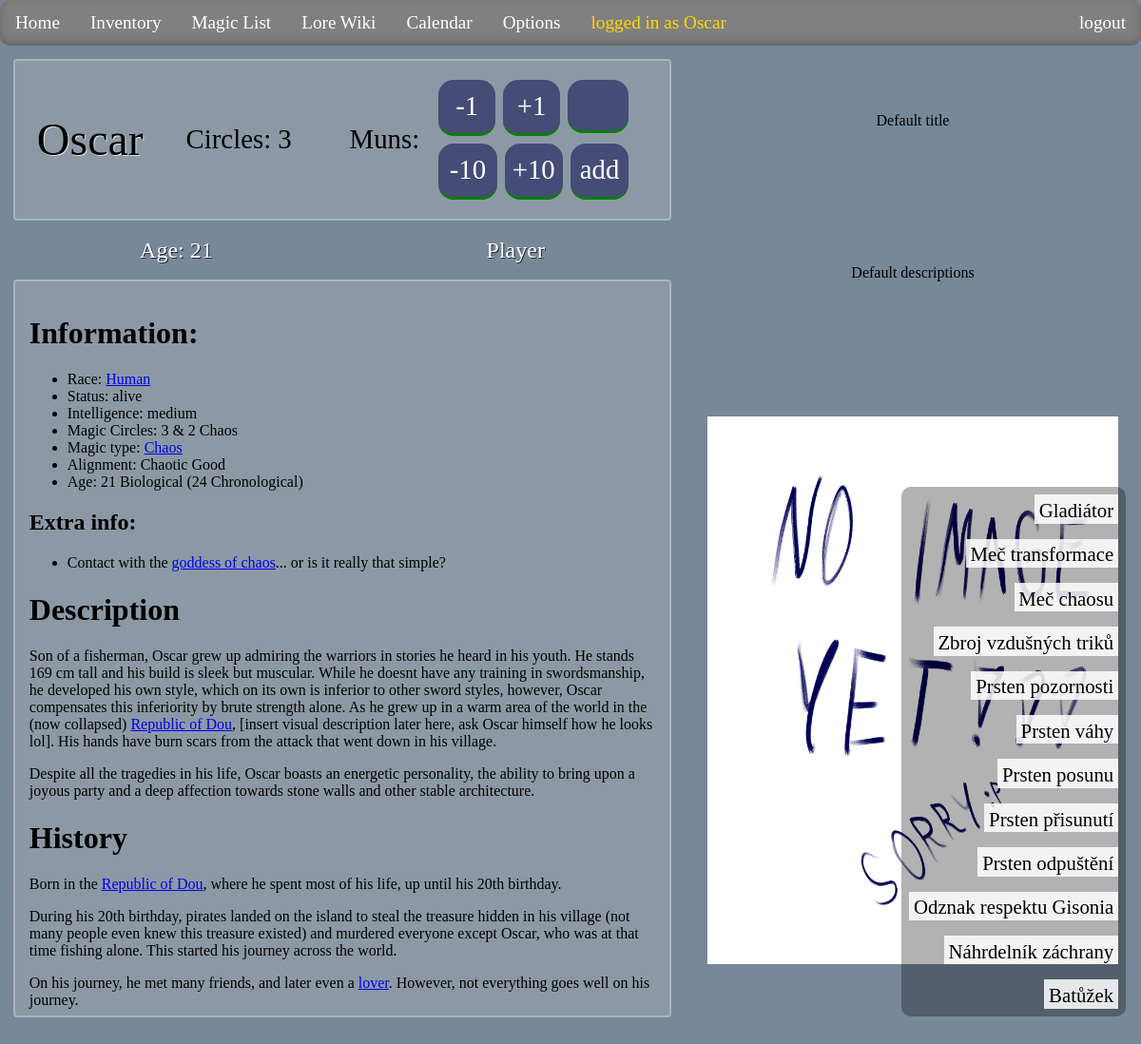
/ (signed in), run on the app's committed database.
### tables this page shows
CREATE TABLE IF NOT EXISTS `role` (
  `id` INT UNSIGNED NOT NULL AUTO_INCREMENT,
  `name` VARCHAR(255) NOT NULL,
  PRIMARY KEY (`id`),
  UNIQUE INDEX `id_UNIQUE` (`id` ASC),
  UNIQUE INDEX `name_UNIQUE` (`name` ASC));

CREATE TABLE IF NOT EXISTS `wiki` (
  `id` INT UNSIGNED NOT NULL AUTO_INCREMENT,
  `name` VARCHAR(255) NOT NULL,
  `content` MEDIUMTEXT NULL,
  `tags` VARCHAR(350) NOT NULL DEFAULT '#unfinished',
  `access` TINYINT UNSIGNED NOT NULL DEFAULT 1,
  `exceptions` VARCHAR(50) NULL,
  PRIMARY KEY (`id`, `name`),
  UNIQUE INDEX `id_UNIQUE` (`id` ASC),
  UNIQUE INDEX `name_UNIQUE` (`name` ASC));

CREATE TABLE IF NOT EXISTS `inventory` (
  `id` INT UNSIGNED NOT NULL AUTO_INCREMENT,
  `name` VARCHAR(255) NOT NULL,
  `type_id` INT UNSIGNED NOT NULL,
  `amount` INT UNSIGNED NOT NULL,
  `charges` INT UNSIGNED NOT NULL,
  `charges_max` INT UNSIGNED NOT NULL,
  `description` TEXT NULL,
  `is_deleted` TINYINT UNSIGNED NOT NULL DEFAULT 0,
  `is_favourite` TINYINT UNSIGNED NOT NULL DEFAULT 0,
  `is_equipped` TINYINT UNSIGNED NOT NULL DEFAULT 0,
  `character_id` INT UNSIGNED NOT NULL,
  PRIMARY KEY (`id`, `type_id`, `character_id`),
  UNIQUE INDEX `id_UNIQUE` (`id` ASC),
  INDEX `inventory_type1_idx` (`type_id` ASC),
  INDEX `inventory_character1_idx` (`character_id` ASC),
  CONSTRAINT `inventory_type1`
    FOREIGN KEY (`type_id`)
    REFERENCES `type` (`id`)
    ON DELETE NO ACTION
    ON UPDATE NO ACTION,
  CONSTRAINT `inventory_character1`
    FOREIGN KEY (`character_id`)
    REFERENCES `character` (`id`)
    ON DELETE NO ACTION
    ON UPDATE NO ACTION);

### www/php/get_equipped_items.php (the view, shortened to what this page needs)
<?php
require "dbconnect.php";
$sql = "SELECT inventory.id,
                inventory.name,
                inventory.description
        FROM `inventory`
        WHERE is_deleted=0 AND
                is_equipped=1 AND
                character_id=".$_SESSION['cid'].
        " ORDER BY type_id";
$result = $conn->query($sql);
while($row = $result->fetch_assoc()){
    echo "<div id='equipped-item-".$row['id']."' class='equipped-item'>";
        echo $row['name'];
    echo "</div>";
}
?>

### www/php/header.php (shortened to what this page needs)
<?php
echo '<!DOCTYPE html>';
echo '<html lang="en">';
echo '<head>';
if(!isset($_SESSION['style'])){
    echo '    <link rel="stylesheet" href="../css/style.css">';
}else{
    echo '    <link rel="stylesheet" href="../css/'.$_SESSION['style'].'?">';
}
?>

### www/index.php (shortened to what this page needs)
<?php
require "php/header.php";
?>
</head>
<body id="all">
    <?php require "php/navbar.php";?>
    <div id="character-info">
        <div id="character-sheet">
            <div id="main-info-box">
                <div id="character-name"><?php echo $_SESSION['cname']?></div>
                <div id="character-circles">Circles: <?php echo $_SESSION['circles']?></div>
                <div id="character-money"><div id="character-money-text">Muns:
                    <div id="character-money-number"></div></div>
                    <div id="character-money-actions">
                        <div id="character-money-actions-row">
                            <div id="character-money-button--1" class="character-money-button" onclick="add_money('-1',1)">-1</div>
                            <div id="character-money-button-1" class="character-money-button" onclick="add_money('1',1)">+1</div>
                            <input type="text" id="character-money-input">
                        </div>
                        <div id="character-money-actions-row">
                            <div id="character-money-button--10" class="character-money-button" onclick="add_money('-10',1)">-10</div>
                            <div id="character-money-button-10" class="character-money-button" onclick="add_money('10',1)">+10</div>
                            <div id="character-money-button-add" class="character-money-button" onclick="add_money()">add</div>
                        </div>
                    </div>
                </div>
            </div>
            <div id="secondary-info-box">
                <div id="character-age">Age: <?php echo $_SESSION['age'] ?></div>
                <div id="character-role"><?php
                    require "php/dbconnect.php";
                    $sql = "SELECT `role`.`name` FROM `role` WHERE id=".$_SESSION['role'];
                    $result = $conn->query($sql);
                    while($row = $result->fetch_assoc()){
                        echo $row['name'];
                    }
                ?></div>
            </div>
            <div id="character-description">
                <?php
                    require "php/dbconnect.php";
                    $sql = "SELECT `wiki`.`content` FROM `wiki` WHERE `name`='".$_SESSION['cname']."'";
                    $result = $conn->query($sql);
                    if($result && $result->num_rows > 0){
                        $row = $result->fetch_assoc();
                        if(!empty($row['content'])){
                            echo $row['content'];
                        }else{
                            echo $_SESSION['description'];
                        }
                    }else{
                        echo $_SESSION['description'];
                    }
                ?>
            </div>
        </div>
        <div id="character-visual">
            <?php
                $sql = "SELECT id, title, description FROM `character_image` WHERE character_id=".$_SESSION['cid']." ORDER BY id DESC";
                $result = $conn->query($sql);
                if($result->num_rows <= 0){
                    echo '<div id="character-image-title-0" class="character-image-title">Default title</div>';
                    echo '<div id="character-image-description-0" class="character-image-description">Default descriptions</div>';
                    echo '<img src="images/temp-missing-image.png" alt="no image yet" class="character-image" id="character-image-0">';
                }
            ?>
            <div id="equipped-items">
                <?php
                    require "php/get_equipped_items.php";
                ?>
            </div>
        </div>
    </div>
</body>
</html>

### www/php/navbar.php (shortened to what this page needs)
<?php
echo '<div id="navbar">';
echo '<a href="index.php">Home</a>';
echo '<a href="inventory.php">Inventory</a>';
echo '<a href="magic-list.php">Magic List</a>';
echo '<a href="wiki.php">Lore Wiki</a>';
echo '<a href="calendar.php">Calendar</a>';
echo '<a href="options.php">Options</a>';
echo '<span>logged in as ';
    echo $_SESSION['cname'];
echo '</span>';
echo '<a href="php/logout.php">logout</a>';
echo '</div>';
?>

### www/css/style.css (style rules this page uses)
* { -webkit-user-select: none; -ms-user-select: none; user-select: none; -ms-overflow-style: none; scrollbar-width: none; }
body { padding: 0px; margin: 0px; height: 100vh; background-color: lightslategray; }
#all { max-width: 100vw; max-height: 100vh; height: 100vh; }
#navbar { background-color: grey; overflow: hidden; border-radius: 10px; margin: 0px; box-shadow: inset 0px -4px 10px rgba(0, 0, 0, 0.2); }
#navbar * { float: left; color: white; margin: auto; padding: 0.8rem 1rem; font-size: 1.2rem; text-decoration: none; }
#navbar span { color: gold; border-color: white; }
#navbar a:last-child { float: right; }
#character-info { display: flex; flex-direction: row; }
#character-sheet { width: 60%; display: flex; flex-direction: column; }
#main-info-box { display: flex; flex-direction: row; justify-content: space-around; align-items: center; background-color: rgba(161, 171, 179, 0.505); border-radius: 4px; border: 2px rgba(193, 205, 214, 0.505) solid; margin: 2%; }
#main-info-box * { font-size: 1.8rem; color: black; }
#character-name { text-shadow: 1px 1px rgba(255, 255, 255, 0.7); font-size: 3rem; }
#secondary-info-box { display: flex; flex-direction: row; justify-content: space-around; align-items: center; padding: 0.2rem; }
#secondary-info-box * { font-size: 1.5rem; color: White; text-shadow: 1px 1px rgba(0, 0, 0, 0.7); }
#character-money { margin: 1rem; display: flex; flex-direction: row; justify-content: center; align-items: center; text-align: center; }
#character-money-actions { position: relative; margin-left: 1rem; }
#character-money-actions-row { display: flex; flex-direction: row; width: 13rem; }
#character-money-actions-row * { width: 4rem; height: 3.5rem; margin: 0.25rem; display: flex; justify-content: center; align-items: center; text-align: center; border: none; border-bottom: solid; border-radius: 1rem; border-color: green; background-color: rgba(0, 0, 70, 0.5); color: white; }
#character-money-input { box-sizing: border-box; width: 4rem; height: 3.5rem; outline: none; transition: all 0.1s ease; }
#character-description { padding: 2%; margin: 2%; background-color: rgba(161, 171, 179, 0.505); border-radius: 4px; border: 2px rgba(193, 205, 214, 0.505) solid; max-height: 50vh; overflow-x: hidden; overflow-y: auto; -ms-overflow-style: none; scrollbar-width: none; }
#character-visual { position: relative; display: flex; flex-direction: column; justify-content: space-around; align-items: center; width: 40%; max-height: 90vh; }
.character-image { max-height: 90%; width: 90%; height: auto; display: block; object-fit: contain; }
.character-image-description { max-height: 25%; max-width: 100%; overflow-x: hidden; overflow-y: auto; word-break: break-word; -ms-overflow-style: none; scrollbar-width: none; }
#equipped-items { display: flex; justify-content: space-around; align-items: end; overflow-x: hidden; overflow-y: auto; -ms-overflow-style: none; scrollbar-width: none; flex-direction: column; max-height: 70%; position: absolute; bottom: 1rem; right: 1rem; background-color: rgba(0, 0, 0, 0.3); border-radius: 10px; }
.equipped-item { text-align: right; background-color: rgba(255, 255, 255, 0.85); margin: 0.5rem; padding: 0.3rem; padding-bottom: 0.1rem; width: fit-content; font-size: 1.3rem; }

### data on the page
role: name "Player"
wiki: content "Information: Race: Human Status: alive Intelligence: medium Magic Circles: 3 & 2 Chaos Magic type: Chaos Alignment: Chaotic Good Age: 21 Biological (24 Chronological) Extra info: Contact with the goddess of chaos ... or is it really that simple? Description Son of a fisherman, Oscar grew up admiring the warriors in stories he heard in his youth. He stands 169 cm tall and his build is sleek but muscular. While he doesnt have any training in swordsmanship, he developed his own style, which on its own is inferior to other sword styles, however, Oscar compensates this inferiority by brute strength alone. As he grew up in a warm area of the world in the (now collapsed) Republic of Dou , [insert…"
inventory: name "Gladiátor"
inventory: name "Meč transformace"
inventory: name "Meč chaosu"
inventory: name "Zbroj vzdušných triků"
inventory: name "Prsten pozornosti"
inventory: name "Prsten váhy"
inventory: name "Prsten posunu"
inventory: name "Prsten přisunutí"
inventory: name "Prsten odpuštění"
inventory: name "Odznak respektu Gisonia"
inventory: name "Náhrdelník záchrany"
inventory: name "Batůžek"

### other printed values
$_SESSION['cname'] "Oscar"
$_SESSION['circles'] "3"
$_SESSION['age'] "21"
